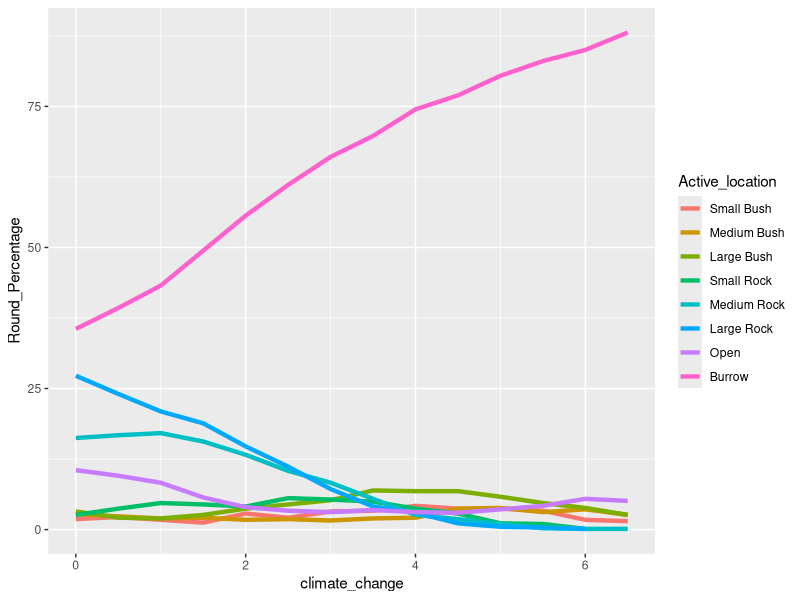
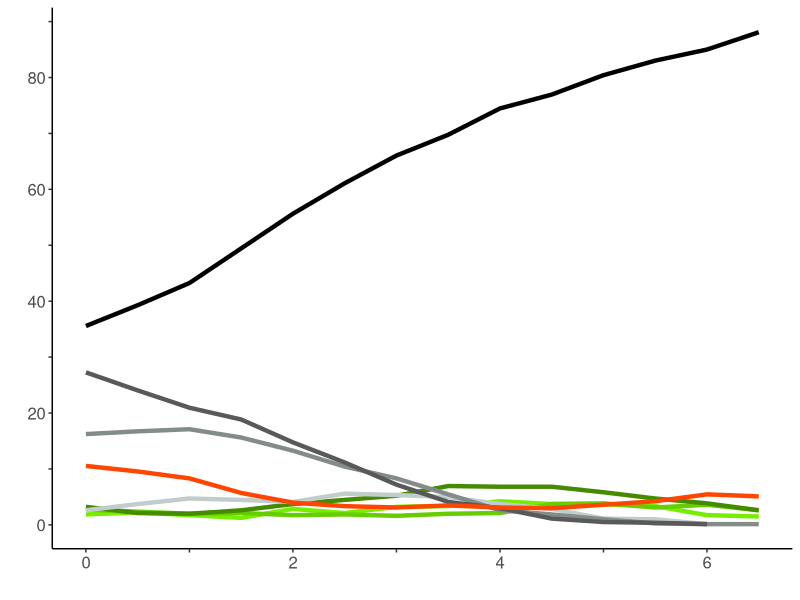
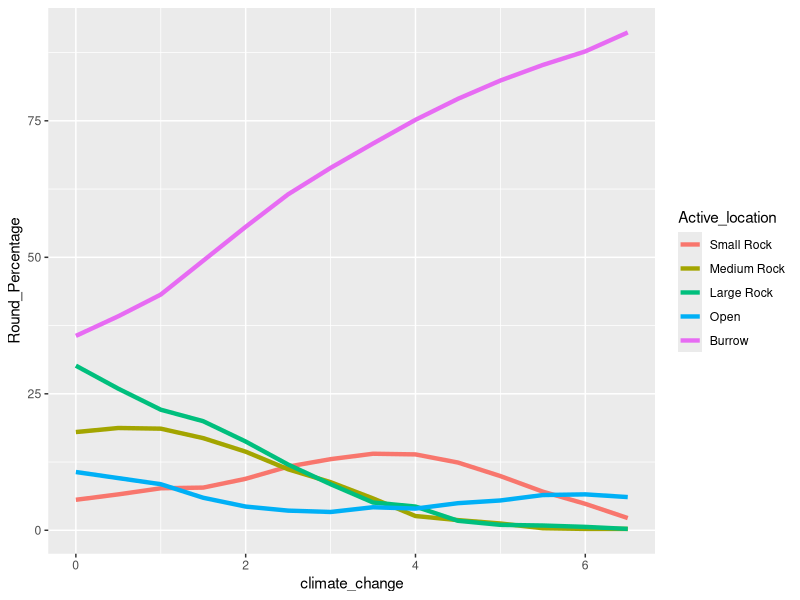
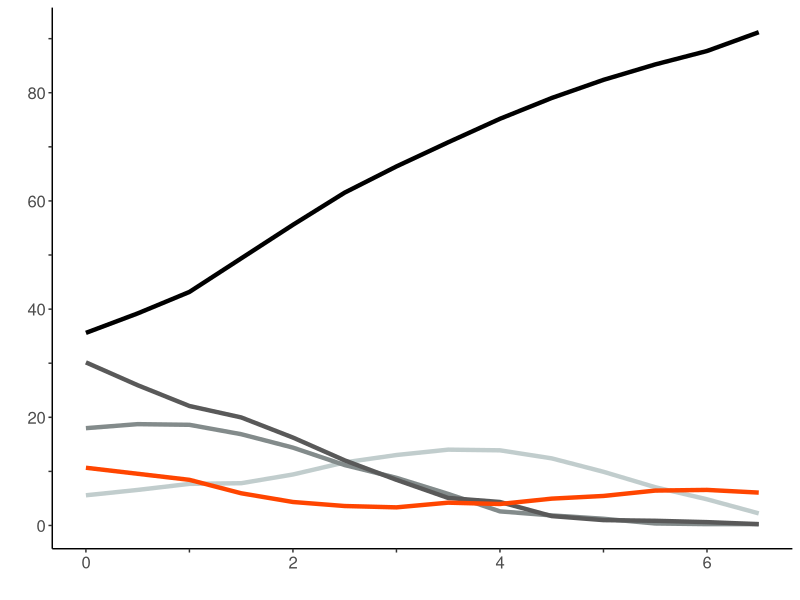
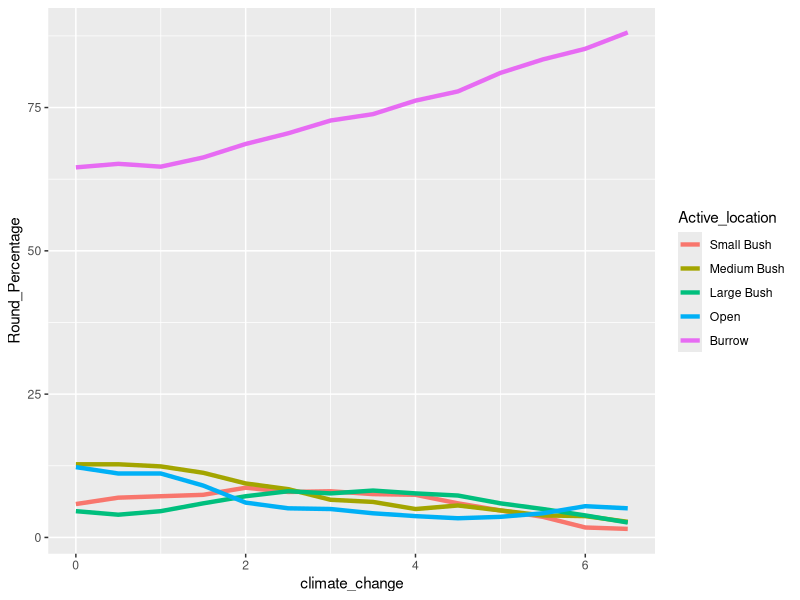
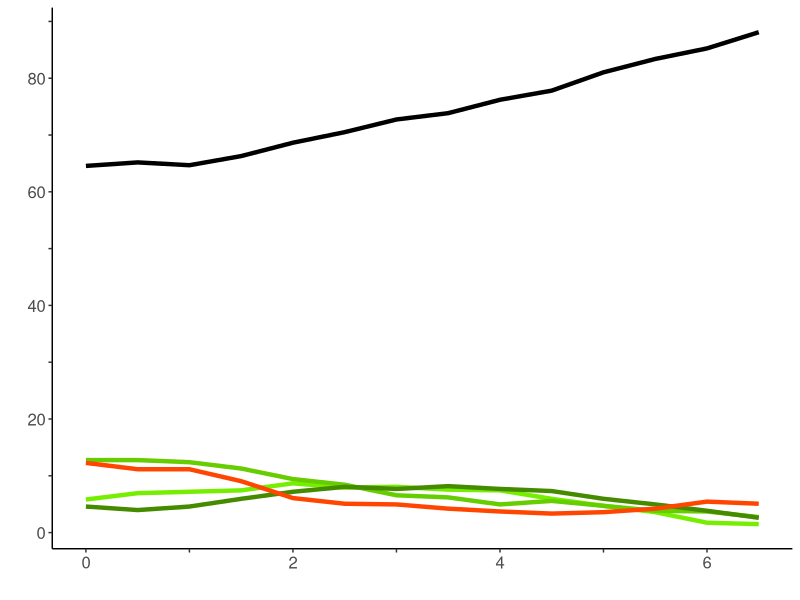
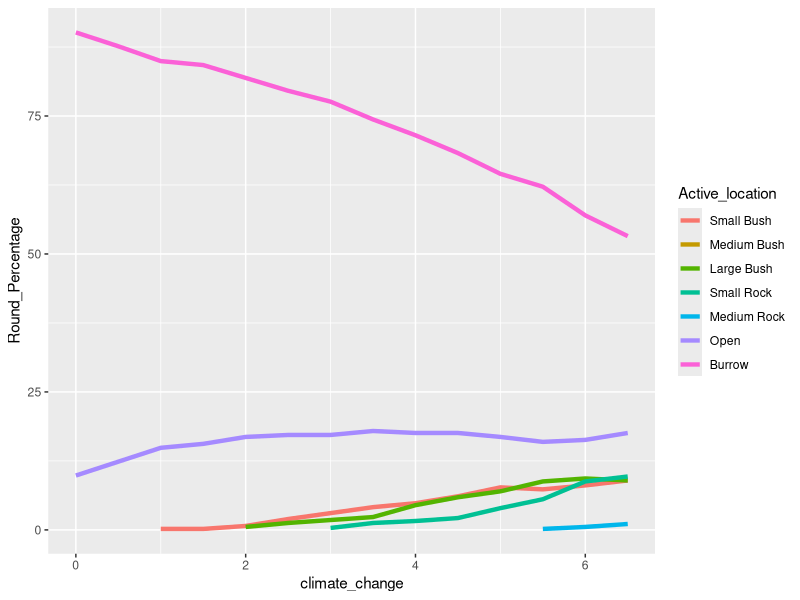
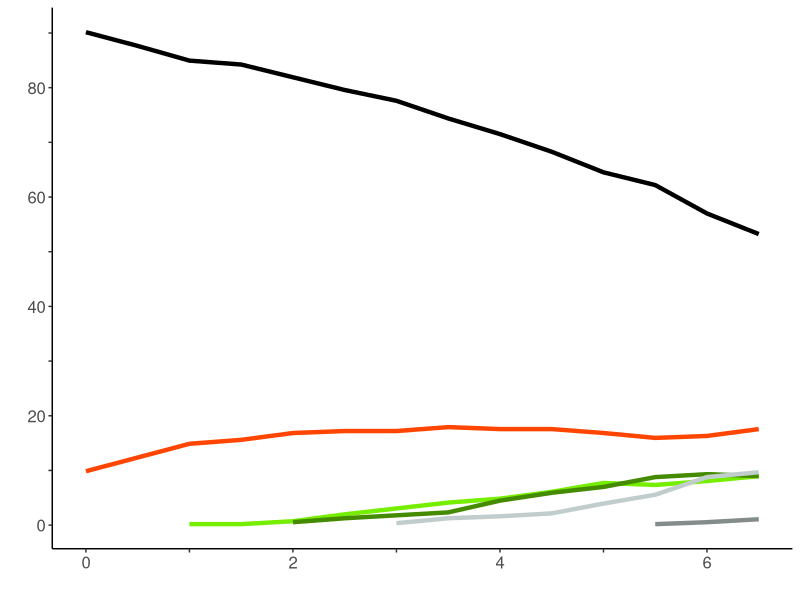

Generate these figures, in order, with R: (Note: this script raises an error after producing the figures.)
library(ggplot2)
library(readr)
library(ggpubr)

xbreaks = seq(0, 6.5, by = 1)
xlabels = ifelse(xbreaks%%2, "", xbreaks)
ybreaks = seq(0, 100, by = 10)
ylabels = ifelse(ybreaks%%20, "", ybreaks)

summer = read.csv("Data/microhabitat_selection/Summer_microhabitat_selection.csv")
summer$Active_location = factor(summer$Active_location,
                                levels = c("Bush-Small", "Bush-Medium", "Bush-Large","Rock-Small", "Rock-Medium", "Rock-Large", "open", "burrow"),
                                labels = c("Small Bush", "Medium Bush", "Large Bush", "Small Rock", "Medium Rock", "Large Rock", "Open", "Burrow") )
summer$Round_Percentage = summer$Round_percentage * 100
data_summer_no_loss <- summer[summer$habitat_loss=="none",]
data_summer_no_bush <- summer[summer$habitat_loss=="Bush",]
data_summer_no_rock <- summer[summer$habitat_loss=="Rock",]
winter = read.csv("Data/microhabitat_selection/Winter_microhabitat_selection.csv")
winter$Active_location = factor(winter$Active_location,
                                levels = c("Bush-Small", "Bush-Medium", "Bush-Large","Rock-Small", "Rock-Medium", "Rock-Large", "open", "burrow"),
                                labels = c("Small Bush", "Medium Bush", "Large Bush", "Small Rock", "Medium Rock", "Large Rock", "Open", "Burrow") )
winter$Round_Percentage = winter$Round_percentage * 100
data_winter_no_loss <- winter[winter$habitat_loss=="none",]
data_winter_no_bush <- winter[winter$habitat_loss=="Bush",]
data_winter_no_rock <- winter[winter$habitat_loss=="Rock",]


summer_no_loss <- ggplot(data_summer_no_loss, aes(x=climate_change, y=Round_Percentage))+
  geom_line(aes(group = Active_location, color=Active_location), size=1.5)# +
  # geom_point(aes(color=Active_location, size=mean_DE), alpha= 0.8)+
  # scale_size_continuous(range = c(0, 4), limits = c(0,3))
summer_no_loss
summer_no_loss1 <- summer_no_loss+theme_bw() + 
  theme_classic()+ theme(axis.text=element_text(size=12),plot.title = element_text(hjust = 0.5), legend.position="none") + #ggtitle("Summer")+
  scale_x_continuous(name="", breaks=xbreaks, labels = xlabels)+
  scale_y_continuous(name="", breaks=ybreaks, labels = ylabels)+ 
  scale_color_manual(breaks = c("Small Bush", "Medium Bush", "Large Bush", "Small Rock", "Medium Rock", "Large Rock", "Open", "Burrow"),
    values = c("Small Bush"="chartreuse2","Medium Bush"="chartreuse3","Large Bush"="chartreuse4","Small Rock"="azure3","Medium Rock"="azure4",  "Large Rock"="grey35", "Open"="orangered1", "Burrow"="black")) 

summer_no_loss1

summer_no_bush <- ggplot(data_summer_no_bush, aes(x=climate_change, y=Round_Percentage))+
  # geom_point(aes(color=Active_location, size=mean_DE), alpha= 0.8)+
  # scale_size_continuous(range = c(0, 6), limits = c(0,3))+
  geom_line(aes(group = Active_location, color=Active_location), size=1.5)
summer_no_bush
summer_no_bush1 <- summer_no_bush+theme_bw() + 
  theme_classic()+ theme(axis.text=element_text(size=12),legend.position="none")+
  scale_x_continuous(name="", breaks=xbreaks, labels = xlabels)+
  scale_y_continuous(name="", breaks=ybreaks, labels = ylabels)+ 
  scale_color_manual(breaks = c("Small Bush", "Medium Bush", "Large Bush", "Small Rock", "Medium Rock", "Large Rock", "Open", "Burrow"),
                     values = c("Small Bush"="chartreuse2","Medium Bush"="chartreuse3","Large Bush"="chartreuse4","Small Rock"="azure3","Medium Rock"="azure4",  "Large Rock"="grey35", "Open"="orangered1", "Burrow"="black")) 

summer_no_bush1

summer_no_rock <- ggplot(data_summer_no_rock, aes(x=climate_change, y=Round_Percentage))+
  # geom_point(aes(color=Active_location, size=mean_DE), alpha= 0.8)+
  # scale_size_continuous(range = c(0, 6), limits = c(0,3))+
  geom_line(aes(group = Active_location, color=Active_location), size=1.5)
summer_no_rock
summer_no_rock1 <- summer_no_rock+theme_bw() + 
  theme_classic()+ theme(axis.text=element_text(size=12),legend.position="none")+
  scale_x_continuous(name="", breaks=xbreaks, labels = xlabels)+
  scale_y_continuous(name="", breaks=ybreaks, labels = ylabels)+ 
  scale_color_manual(breaks = c("Small Bush", "Medium Bush", "Large Bush", "Small Rock", "Medium Rock", "Large Rock", "Open", "Burrow"),
                     values = c("Small Bush"="chartreuse2","Medium Bush"="chartreuse3","Large Bush"="chartreuse4","Small Rock"="azure3","Medium Rock"="azure4",  "Large Rock"="grey35", "Open"="orangered1", "Burrow"="black")) 
summer_no_rock1

winter_no_loss <- ggplot(data_winter_no_loss, aes(x=climate_change, y=Round_Percentage))+
  # geom_point(aes(color=Active_location, size=mean_DE), alpha= 0.8)+
  # scale_size_continuous(range = c(0, 6), limits = c(0,3))+
  geom_line(aes(group = Active_location, color=Active_location), size=1.5)
winter_no_loss
winter_no_loss1 <- winter_no_loss+theme_bw() + 
  theme_classic()+ theme(axis.text=element_text(size=12), plot.title = element_text(hjust = 0.5), legend.position="none", plot.tag=element_text(angle=-90, hjust = 0.5, vjust = 0.5), plot.tag.position=c(1.1, 0.5))+#ggtitle("Winter")+
  scale_x_continuous(name="", breaks=xbreaks, labels = xlabels)+
  scale_y_continuous(name="", breaks=ybreaks, labels = ylabels)+ 
  scale_color_manual(breaks = c("Small Bush", "Medium Bush", "Large Bush", "Small Rock", "Medium Rock", "Large Rock", "Open", "Burrow"),
                     values = c("Small Bush"="chartreuse2","Medium Bush"="chartreuse3","Large Bush"="chartreuse4","Small Rock"="azure3","Medium Rock"="azure4",  "Large Rock"="grey35", "Open"="orangered1", "Burrow"="black"))+
 labs(tag='All microhabitats')
winter_no_loss1

winter_no_bush <- ggplot(data_winter_no_bush, aes(x=climate_change, y=Round_Percentage))+
  # geom_point(aes(color=Active_location, size=mean_DE), alpha= 0.8)+
  # scale_size_continuous(range = c(0, 6), limits = c(0,3))+
  geom_line(aes(group = Active_location, color=Active_location), size=1.5)
winter_no_bush
winter_no_bush1 <- winter_no_bush+theme_bw()+ 
  theme_classic()+ theme(axis.text=element_text(size=12),legend.position="none", plot.tag=element_text(angle=-90, hjust = 0.6, vjust = 0.5), plot.tag.position=c(1.1, 0.5))+
  scale_x_continuous(name="", breaks=xbreaks, labels = xlabels)+
  scale_y_continuous(name="", breaks=ybreaks, labels = ylabels)+ 
  scale_color_manual(breaks = c("Small Bush", "Medium Bush", "Large Bush", "Small Rock", "Medium Rock", "Large Rock", "Open", "Burrow"),
                     values = c("Small Bush"="chartreuse2","Medium Bush"="chartreuse3","Large Bush"="chartreuse4","Small Rock"="azure3","Medium Rock"="azure4",  "Large Rock"="grey35", "Open"="orangered1", "Burrow"="black"))+
  labs(tag='Absence of bushes')

winter_no_bush1

winter_no_rock <- ggplot(data_winter_no_rock, aes(x=climate_change, y=Round_Percentage))+
  #geom_point(aes(color=Active_location, size=mean_DE), alpha= 0.8)+
  #scale_size_continuous(range = c(0, 6), limits = c(0,3))+
  geom_line(aes(group = Active_location, color=Active_location), size=1.5)
winter_no_rock
winter_no_rock1 <- winter_no_rock+theme_bw() + 
  theme_classic()+ theme(axis.text=element_text(size=12),legend.position="none", plot.tag=element_text(angle=-90, hjust = 0.6, vjust = 0.5), plot.tag.position=c(1.1, 0.5))+
  scale_x_continuous(name="", breaks=xbreaks, labels = xlabels)+
  scale_y_continuous(name="", breaks=ybreaks, labels = ylabels)+ 
  scale_color_manual(breaks = c("Small Bush", "Medium Bush", "Large Bush", "Small Rock", "Medium Rock", "Large Rock", "Open", "Burrow"),
                     values = c("Small Bush"="chartreuse2","Medium Bush"="chartreuse3","Large Bush"="chartreuse4","Small Rock"="azure3","Medium Rock"="azure4",  "Large Rock"="grey35", "Open"="orangered1", "Burrow"="black")) +
  labs(tag='Absence of rocks')
winter_no_rock1

#create a plot for the legend
p <- ggplot(data_summer_no_loss, aes(x=climate_change, y=Round_Percentage))+
  geom_line(aes(group = Active_location, color=Active_location), size=2) +
  # geom_point(aes(color=Active_location, size=mean_DE), alpha= 0.8)+
  # scale_size_continuous(range = c(0, 4), limits = c(0,3)) + 
  theme_bw() + 
  theme_classic()+ theme(plot.title = element_text(hjust = 0.5), legend.position=c(0.5, 0.5), legend.box.just = "center", legend.box = "horizontal", legend.key.width = unit(1, 'cm'), legend.text = element_text(size=12)) +
  guides(
    colour = guide_legend(title = "", nrow = 2, title.hjust = 0.5),
    linetype = guide_legend(override.aes = list(size = 2))
  ) + 
  scale_color_manual(c("Bush-Small", "Bush-Medium", "Bush-Large","Rock-Small", "Rock-Medium", "Rock-Large", "open", "borrow"),
                     labels = c("Small Bush", "Medium Bush", "Large Bush", "Small Rock", "Medium Rock", "Large Rock", "Open", "Borrow"),
                     values = c("chartreuse2","chartreuse3","chartreuse4","azure3","azure4", "grey35", "orangered1", "black")) 

color_legend <- cowplot::get_legend(p)

tiff("Figure 6.tif", width=2500, height = 2500*5/4, compression = "lzw", res=330)
all = ggarrange(summer_no_loss1, winter_no_loss1, summer_no_bush1, winter_no_bush1, summer_no_rock1, winter_no_rock1, 
          labels = c("(a)", "(b)", "(c)", "(d)", "(e)", "(f)"), label.x = 0.15, label.y=0.9,
          ncol = 2, nrow = 3 ) + theme(plot.margin = margin(0.5,1,0.2,0.2, "cm"))#, common.legend = T, legend.grob = color_legend ) +
  all = annotate_figure(all, bottom = textGrob("Temperature change (°C)", gp = gpar(cex = 1.3), y=1), 
                        top = textGrob("Summer                                        Winter", gp = gpar(cex = 1.5), y=-0.5),
                        left = textGrob("Activity time (%)", rot = 90, vjust = 1, gp = gpar(cex = 1.5), x=0.5))# Activity time (%)
with_legend = ggarrange(all, legend.grob = color_legend )
with_legend
dev.off()






